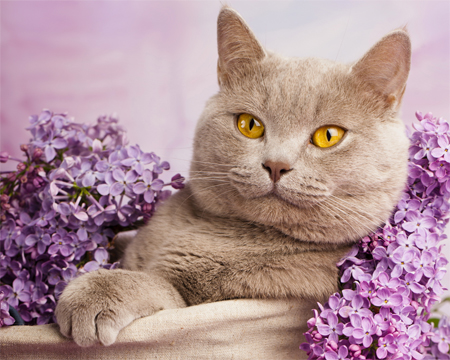
#> input picture Task-6/cat.jpg, 450 x 360 px
$ python flipRight.py
#> lines starting #> are read from the running program, lines starting #| are printed output that depends on the picture
import cv2

flipCode = 1
source = cv2.imread('cat.jpg')
#> source is the input picture: shape (360, 450, 3); mean B, G, R 150.2, 144.5, 175.8
result = cv2.flip(source, flipCode)
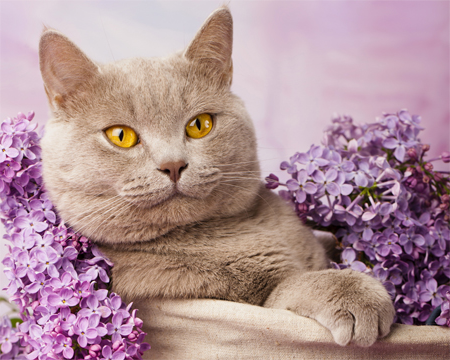
#> result: shape (360, 450, 3); mean B, G, R 150.2, 144.5, 175.8

cv2.imwrite('result.jpg', result)

cv2.imshow('Source', source)
cv2.imshow('Result', result)

cv2.waitKey(0)
cv2.destroyAllWindows()
